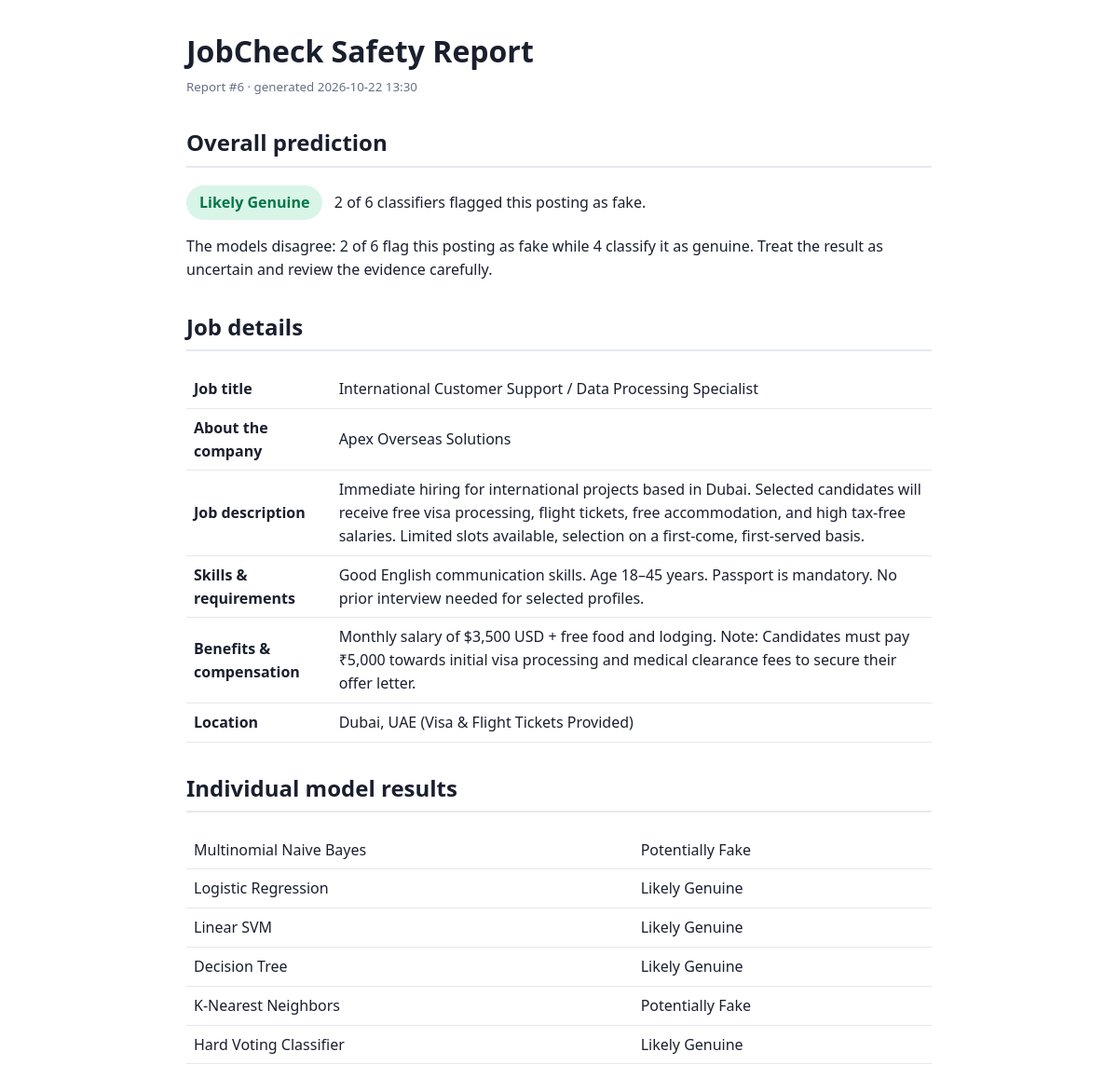
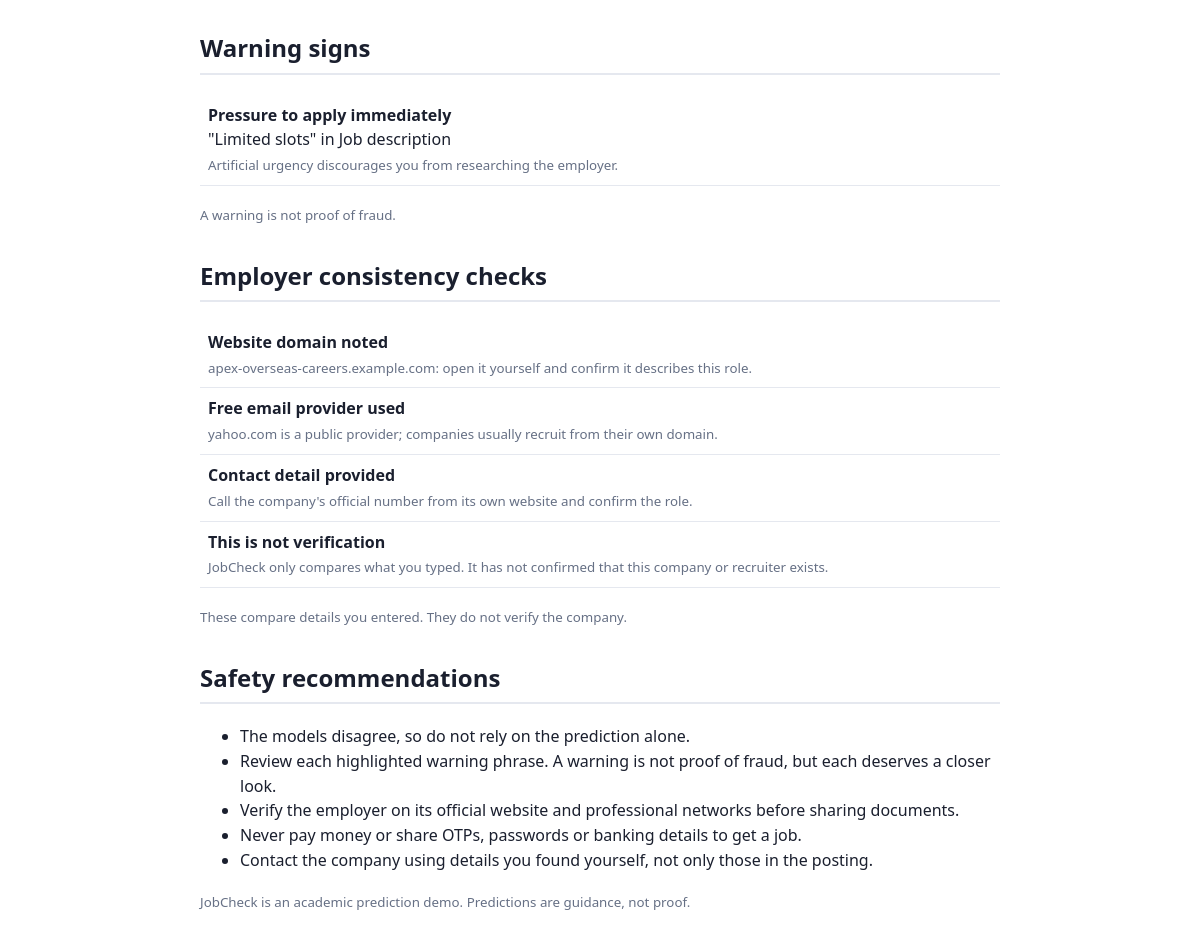
The page /report/6 on the database its author committed (2 pictures, top to bottom).
### tables this page shows
CREATE TABLE scans_v2(id INTEGER PRIMARY KEY AUTOINCREMENT, created TEXT, title TEXT,
            label TEXT, fake_votes INTEGER, total INTEGER, payload TEXT);

### app.py (the view)
@app.route("/report/<int:sid>")
def report(sid):
    with db() as c:
        row = c.execute("SELECT * FROM scans_v2 WHERE id=?", (sid,)).fetchone()
    if not row:
        abort(404)
    p = json.loads(row["payload"])
    body = render_template("report.html", scan=row, p=p, recs=recommendations(p), labels=LABELS)
    return Response(body, mimetype="text/html",
                    headers={"Content-Disposition": f"attachment; filename=jobcheck_report_{sid}.html"})

### app.py (called while the page is built)
def recommendations(p):
    r = ["Verify the employer on its official website and professional networks before sharing documents.",
         "Never pay money or share OTPs, passwords or banking details to get a job.",
         "Contact the company using details you found yourself, not only those in the posting."]
    if p["warnings"]:
        r.insert(0, "Review each highlighted warning phrase. A warning is not proof of fraud, but each deserves a closer look.")
    if p["split"]["level"] == "split":
        r.insert(0, "The models disagree, so do not rely on the prediction alone.")
    return r

def db():
    con = sqlite3.connect(DB_PATH)
    con.row_factory = sqlite3.Row
    return con

### templates/report.html (shortened to what this page needs)
<!DOCTYPE html><html lang="en"><head><meta charset="UTF-8"><title>JobCheck Safety Report #{{ scan.id }}</title>
</head><body>
<h1>JobCheck Safety Report</h1><small>Report #{{ scan.id }} · generated {{ scan.created }}</small>
<h2>Overall prediction</h2><p><span class="v">{{ p.final.label }}</span> &nbsp; {{ p.fv }} of {{ p.results|length }} classifiers flagged this posting as fake.</p><p>{{ p.split.text }}</p>
<h2>Job details</h2><table>{% for k,l in labels.items() %}{% if p.submitted.get(k) %}<tr><th>{{ l }}</th><td>{{ p.submitted[k] }}</td></tr>{% endif %}{% endfor %}</table>
<h2>Individual model results</h2><table>{% for r in p.results %}<tr><td>{{ r.model }}</td><td>{{ r.label }}</td></tr>{% endfor %}</table>
<h2>Warning signs</h2>{% if p.warnings %}<table>{% for w in p.warnings %}<tr><td><b>{{ w.rule }}</b><br>"{{ w.phrase }}" in {{ w.field }}<br><small>{{ w.why }}</small></td></tr>{% endfor %}</table><p><small>A warning is not proof of fraud.</small></p>{% else %}<p>No rule-based warning phrases were found. This does not guarantee the job is genuine.</p>{% endif %}
{% if p.employer %}<h2>Employer consistency checks</h2><table>{% for c in p.employer %}<tr><td><b>{{ c.label }}</b><br><small>{{ c.detail }}</small></td></tr>{% endfor %}</table><p><small>These compare details you entered. They do not verify the company.</small></p>{% endif %}
<h2>Safety recommendations</h2><ul>{% for r in recs %}<li>{{ r }}</li>{% endfor %}</ul>
<p><small>JobCheck is an academic prediction demo. Predictions are guidance, not proof.</small></p></body></html>

### rows shown on the page
scans_v2: id "6", created "2026-10-22 13:30", final.label "Likely Genuine"

### other values the page prints
{{ p.fv }} "2"
{{ p.results|length }} "6"
{{ p.split.text }} "The models disagree: 2 of 6 flag this posting as fake while 4 classify it as genuine. Treat the result as uncertain and review the evidence carefully."
{{ l }} "Job title" "About the company" "Job description" "Skills & requirements" "Benefits & compensation" "Location"
{{ p.submitted[k] }} "International Customer Support / Data Processing Specialist" "Apex Overseas Solutions" "Good English communication skills. Age 18–45 years. Passport is mandatory. No prior interview needed for selected profiles." "Monthly salary of $3,500 USD + free food and lodging. Note: Candidates must pay ₹5,000 towards initial visa processing and medical clearance fees to secure their offer letter." "Dubai, UAE (Visa & Flight Tickets Provided)"
{{ r.model }} "Multinomial Naive Bayes" "Logistic Regression" "Linear SVM" "Decision Tree" "K-Nearest Neighbors" "Hard Voting Classifier"
{{ r.label }} "Potentially Fake" "Likely Genuine" "Likely Genuine" "Likely Genuine" "Potentially Fake" "Likely Genuine"
{{ w.rule }} "Pressure to apply immediately"
{{ w.phrase }} "Limited slots"
{{ w.field }} "Job description"
{{ w.why }} "Artificial urgency discourages you from researching the employer."
{{ c.label }} "Website domain noted" "Free email provider used" "Contact detail provided" "This is not verification"
{{ c.detail }} "apex-overseas-careers.example.com: open it yourself and confirm it describes this role." "yahoo.com is a public provider; companies usually recruit from their own domain." "Call the company's official number from its own website and confirm the role." "JobCheck only compares what you typed. It has not confirmed that this company or recruiter exists."
{{ r }} "The models disagree, so do not rely on the prediction alone." "Review each highlighted warning phrase. A warning is not proof of fraud, but each deserves a closer look." "Verify the employer on its official website and professional networks before sharing documents." "Never pay money or share OTPs, passwords or banking details to get a job." "Contact the company using details you found yourself, not only those in the posting."
